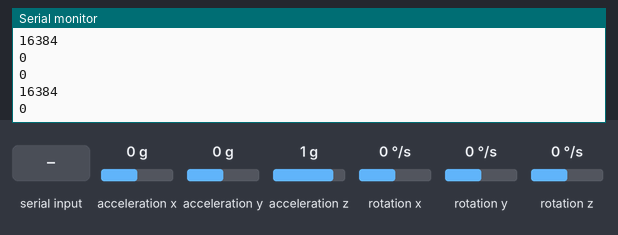
Recording of a sketch running on a simulated Arduino Uno, built with avr-gcc and run on an emulated ATmega328P. Parts: the last lines printed to the serial monitor. The inputs (shaded band) are chosen by the test bench; at power-on: acceleration x 0 g, acceleration y 0 g, acceleration z 1 g, rotation x 0 °/s, rotation y 0 °/s, rotation z 0 °/s.

Above: at 1.2 s.
1.3 s: acceleration x set to -1.4 g
At 2.2 s:
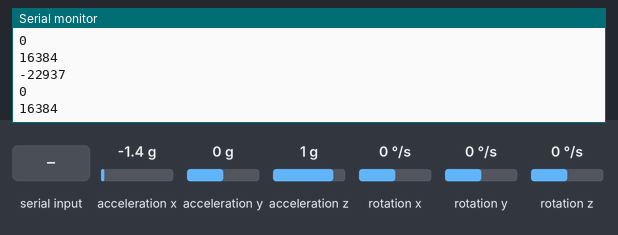
2.8 s: "1" received over the second serial link
4.3 s: acceleration y set to -0.8 g
At 5.4 s:
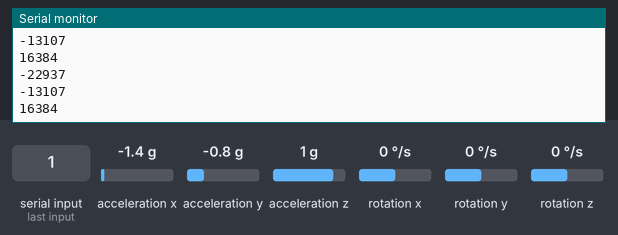
5.8 s: acceleration z set to 0.8 g
At 6.5 s:
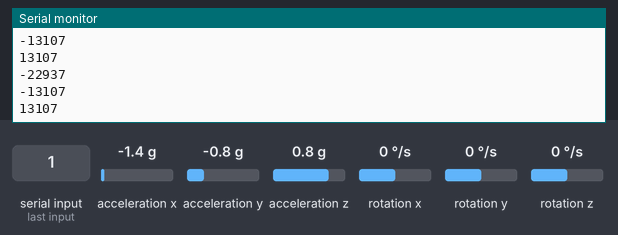
7.3 s: "0" received over the second serial link
Timing chart, 0 to 9.8 s (numbered marks = the images above; inputs shaded):
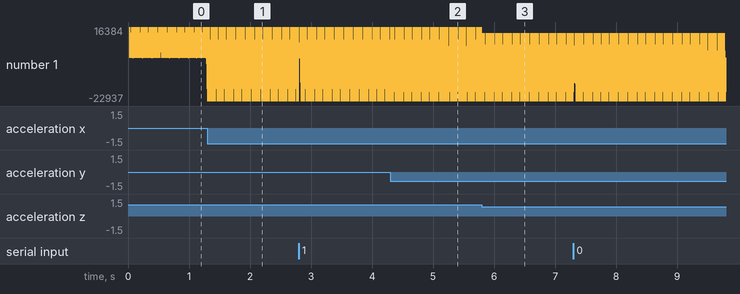

Measured:
- after the input at 1.3 s, the serial monitor: prints a new line at once (image 1)
- after the input at 4.3 s, the serial monitor: prints a new line at once (image 2)
- after the input at 5.8 s, the serial monitor: prints a new line at once (image 3)

The sketch:

bleShield_MPU6050.ino
```cpp
#include <SoftwareSerial.h>

// I2Cdev and MPU6050 must be installed as libraries, or else the .cpp/.h files
// for both classes must be in the include path of your project
#include "I2Cdev.h"
#include "MPU6050.h"

// Arduino Wire library is required if I2Cdev I2CDEV_ARDUINO_WIRE implementation
// is used in I2Cdev.h
#if I2CDEV_IMPLEMENTATION == I2CDEV_ARDUINO_WIRE
    #include "Wire.h"
#endif

// class default I2C address is 0x68
// specific I2C addresses may be passed as a parameter here
// AD0 low = 0x68 (default for InvenSense evaluation board)
// AD0 high = 0x69
//MPU6050 accelgyro;
//MPU6050 accelgyro(0x69); // <-- use for AD0 high
MPU6050 accelgyro(0x68);

int16_t ax, ay, az;
int16_t gx, gy, gz;
int count = 0;

#define LED_PIN 13

SoftwareSerial bleShield(2, 3);

long previousMillis = 0;
long interval = 25;  // send with frequency 40 Hrz
bool blinkState = true;

void setup()
{

  /***************
  **** MPU6959 ***
  ***************/
  // join I2C bus (I2Cdev library doesn't do this automatically)
    #if I2CDEV_IMPLEMENTATION == I2CDEV_ARDUINO_WIRE
        Wire.begin();
    #elif I2CDEV_IMPLEMENTATION == I2CDEV_BUILTIN_FASTWIRE
        Fastwire::setup(400, true);
    #endif

    // initialize serial communication
    // (38400 chosen because it works as well at 8MHz as it does at 16MHz, but
    // it's really up to you depending on your project)
    //Serial.begin(57600);
    //Serial.begin(38400);

    // initialize device
    Serial.println("Initializing I2C devices...");
    accelgyro.initialize();
    Serial.println("bla bla");
    // verify connection
    Serial.println("Testing device connections...");
    Serial.println(accelgyro.testConnectionN() );
    Serial.println(accelgyro.testConnection() ? "MPU6050 connection successful" : "MPU6050 connection failed");

    accelgyro.setXGyroOffset(15);
    accelgyro.setYGyroOffset(-5);
    accelgyro.setZGyroOffset(5);

    accelgyro.setXAccelOffset(-270);
    accelgyro.setYAccelOffset(-360);
    accelgyro.setZAccelOffset(1788);

    // blink LED to indicate activity
    blinkState = !blinkState;
    digitalWrite(LED_PIN, blinkState);

  /***************
  ** BLE SHIELD **
  ***************/
  // set the data rate for the SoftwareSerial port
  bleShield.begin(19200);
  Serial.begin(19200);
}

void loop() // run over and over
{
  unsigned long currentMillis = millis();
  if(currentMillis - previousMillis > interval) {
    previousMillis = currentMillis;

      // read raw accel/gyro measurements from device
    //accelgyro.getMotion6(&ax, &ay, &az, &gx, &gy, &gz);
    // these methods (and a few others) are also available
   uint8_t accXYZ[6];
   accelgyro.getAcceleration(&ax, &ay, &az);
   //accelgyro.getAcceleration(accXYZ);
   //accelgyro.getRotation(&gx, &gy, &gz);


    // blink LED to indicate activity
    blinkState = !blinkState;
    digitalWrite(LED_PIN, blinkState);

    // rozlozmy ay na na czesci
    /*int8_t tab[4];
    tab[0] = (int8_t)ay;
    tab[1] = (int8_t)(ay >> 8);
    tab[2] = (int8_t)(ay >> 16);
    tab[3] = (int8_t)(ay >> 24);
   Serial.println(ay);
    Serial.println(ay,BIN);
  Serial.println((uint8_t)tab[0],BIN);
    Serial.println((uint8_t)tab[1],BIN);
      Serial.println((uint8_t)tab[2],BIN);
      Serial.println((uint8_t)tab[3],BIN);
    bleShield.write((uint8_t)ax);
    bleShield.write((uint8_t)ay);
    bleShield.write((uint8_t)az);
    */
    int16_t tab[3];
    tab[0] = ax;
    tab[1] = ay;
    tab[2] = az;
    unsigned char header[3];
    header[0] = 'x';
    header[1] = 'y';
    header[2] = 'z';
    //Serial.println("*****");
    for( int i = 0; i < 3; i++ ){
     // Serial.println(header[i]);
      Serial.println(tab[i]);
      bleShield.write( header[i] );
      unsigned short uVal = tab[i] + 32768;//pow(2,15);
      bleShield.write(lowByte(uVal));
      bleShield.write(highByte(uVal));


    //  for( int k = 0; k < 4; k++ ){
    //    bleShield.write( (uint8_t)( tab[i] >> (8+8*(k-1)) ));
        //Serial.println( (uint8_t)( tab[i] >> (8+8*(k-1)) ), BIN );
    //  }
    }
  //  bleShield.write(tail);

  }

  if (bleShield.available()) {
    Serial.write(bleShield.read());
  }
}
```
